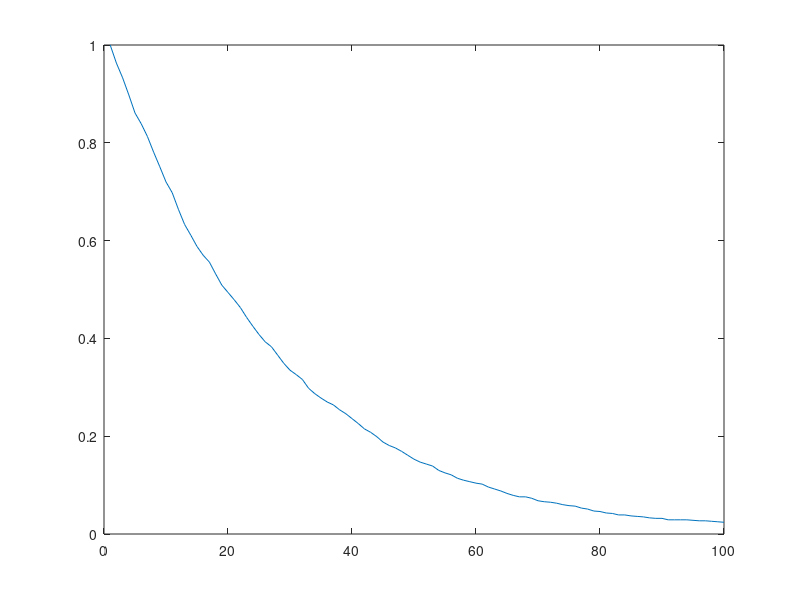

Here is the MATLAB script that generated this plot:
rho_aa_0 = 1;
m = 1000;
rho_aa_mat = rho_aa_0*ones(1,m)
pop = zeros(1,100);
pop(1) = 1/m*sum(rho_aa_mat)

t_step = 0.01;

for ind = 2:length(pop)
    random_mat = round(0.52*rand(1,round(m*pop(ind-1))));
    rho_aa_mat(rho_aa_mat == 1) = xor(rho_aa_mat(rho_aa_mat == 1), random_mat);
    pop(ind) = 1/m*sum(rho_aa_mat);
end
plot(pop)